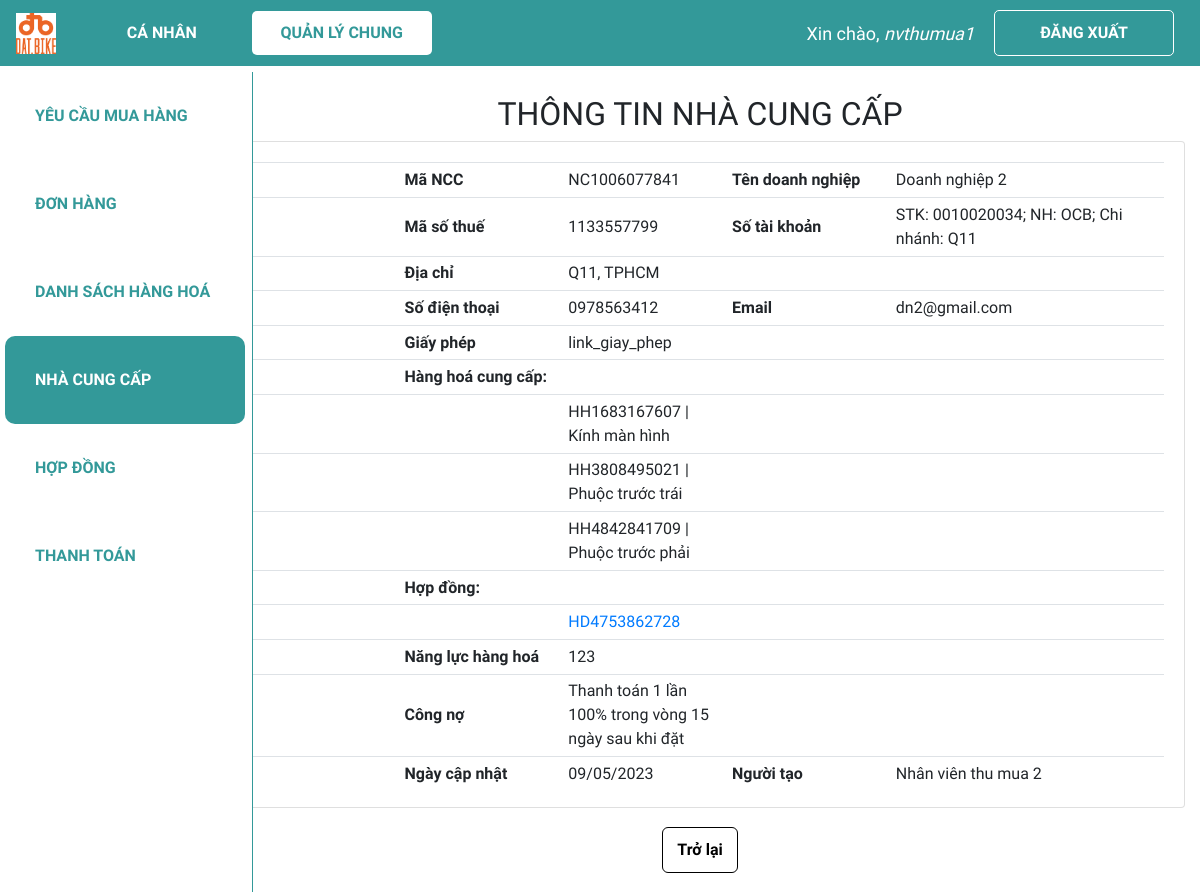
The app's page /xem_ncc/NC1006077841 (signed in) with its own data.
### web_core/models.py (models this page shows, shortened)
class NCC(models.Model):
    ma_NCC = ShortUUIDField(
        verbose_name='Mã nhà cung cấp',
        length=10,
        max_length=12,
        prefix="NC",
        alphabet="0123456789",
        primary_key=True
    )
    ma_nhan_vien_tao = models.ForeignKey(NHANVIEN, on_delete = models.SET_NULL, verbose_name = 'Mã nhân viên tạo', blank = True, null=True)
    ma_so_thue = models.CharField('Mã số thuế', max_length = 20,blank=True, null=True)
    ma_hang_hoa = models.ManyToManyField(HANGHOA, verbose_name = 'Mã hàng hoá', blank = True)
    ten_doanh_nghiep = models.CharField('Tên doanh nghiệp', max_length = 100,blank=True, null=True)
    dia_chi = models.CharField('Địa chỉ', max_length = 300,blank=True, null=True)
    nguoi_lien_he = models.CharField('Người liên hệ', max_length = 100, blank=True, null=True)
    sdt = models.CharField('Số điện thoại', max_length = 20,blank=True, null=True)
    email = models.EmailField('Email', max_length = 100, blank=True, null=True)
    stk = models.CharField('Thông tin chuyển khoản', max_length = 100, blank=True, null=True)
    giay_phep = models.CharField('Giấy phép', max_length = 100, blank=True, null=True)
    nang_luc_hang_hoa = models.CharField('Năng lực hàng hoá', max_length = 100, blank=True, null=True)
    ngay_cap_nhat = models.DateTimeField('Ngày cập nhật', default=datetime.now)
    cong_no = models.CharField('Công nợ', max_length = 500, blank=True, null=True)
    file_bao_gia =  models.CharField('File báo giá', max_length=500, blank=True, null=True)

class HANGHOA(models.Model):
    ma_HH = ShortUUIDField(
        verbose_name='Mã hàng hoá',
        length=10,
        max_length=12,
        prefix="HH",
        alphabet="0123456789",
        primary_key=True
    )
    ten_hang_hoa = models.CharField('Tên hàng hoá', max_length = 100,blank=True, null=True)
    so_luong_ton = models.IntegerField('Số lượng tồn', validators = [MinValueValidator(0)], default = 0)
    def __str__(self):
        line = str(self.ma_HH) + ' | ' + self.ten_hang_hoa
        return line

class HOPDONG(models.Model):
    danh_muc_trang_thai = (
        ('Chờ phê duyệt', 'Chờ phê duyệt'),
        ('Đã duyệt', 'Đã duyệt'),
        ('Đang có hiệu lực', 'Đang có hiệu lực'),
        ('Đã hết hạn', 'Đã hết hạn'),
    )
    ma_HD = ShortUUIDField(
        verbose_name='Mã hợp đồng',
        length=10,
        max_length=12,
        prefix="HD",
        alphabet="0123456789",
        primary_key=True
    )
    ma_hang_hoa = models.ManyToManyField(HANGHOA, verbose_name = 'Mã hàng hoá', blank = True)
    ma_nhan_vien_tao = models.ForeignKey(NHANVIEN, on_delete = models.SET_NULL, verbose_name = 'Mã nhân viên tạo', related_name = 'nv_tao_HD', blank = True, null=True)
    ma_quan_ly_duyet = models.ForeignKey(NHANVIEN, on_delete = models.SET_NULL, verbose_name = 'Mã quản lý duyệt', related_name = 'quan_ly_HD', blank = True, null=True)
    ma_ncc = models.ForeignKey(NCC, on_delete = models.SET_NULL, verbose_name = 'Nhà cung cấp',blank=True, null=True)
    ngay_tao = models.DateTimeField('Ngày tạo', default = datetime.now)
    ngay_cap_nhat = models.DateTimeField('Ngày cập nhật', default = datetime.now)
    ngay_hieu_luc = models.DateField('Ngày hiệu lực', editable=True, blank=True, null=True)
    ngay_het_han = models.DateField('Ngày hết hạn', editable=True, blank=True, null=True)
    file_hop_dong = models.CharField('File hợp đồng', max_length=500,blank=True, null=True)
    phu_luc_hop_dong = models.CharField('Phụ lục hợp đồng', max_length=20000, blank=True, null=True)
    trang_thai = models.CharField('Trạng thái hợp đồng', max_length=100, choices=danh_muc_trang_thai, default='Chờ phê duyệt',blank=True, null=True)

class NHANVIEN(models.Model):
    danh_muc_phong_ban = (
        ('Thu mua', 'Thu mua'),
        ('Kho', 'Kho'),
        ('Kế toán', 'Kế toán'),
        ('R&D', 'R&D'),
        ('Production', 'Production'),
        ('Khác', 'Khác')
    )
    danh_muc_chuc_vu = (
        ('Quản lí', 'Quản lí'),
        ('Nhân viên', 'Nhân viên'),
    )
    user = models.OneToOneField(User, null=True, blank=True, on_delete=models.CASCADE)
    ma_NV = ShortUUIDField(
        verbose_name='Mã nhân viên',
        length=10,
        max_length=12,
        prefix="NV",
        alphabet="0123456789",
        primary_key=True
    )
    ho_ten = models.CharField('Họ tên', max_length = 100,blank=True, null=True)
    phong_ban = models.CharField('Phòng ban', max_length = 50, choices=danh_muc_phong_ban,blank=True, null=True)
    chuc_vu = models.CharField('Chức vụ', max_length = 50, choices=danh_muc_chuc_vu,blank=True, null=True)

### web_core/decorators.py (the view)
        def wrapper_func(request, *args, **kwargs):
            group = None
            if request.user.groups.exists():
                group = request.user.groups.all()
            if len(group) > 2 and any(role.name in allowed_roles for role in group):
                return view_func(request, *args, **kwargs)
            elif group[0].name in allowed_roles:
                return view_func(request, *args, **kwargs)
            else:
                return HttpResponse('Not authorized')

### web_core/templatetags/index.py (called while the page is built)
@register.filter
def first_group_name(user):
    groups = user.groups.all()
    if groups:
        return groups[0].name
    return ''

### web_core/views.py (called while the page is built)
@allowed_users(['thumua', 'quanly'])
@login_required(login_url='login')
def view_ncc(request, ma_NCC):
    if ma_NCC is None:
        return redirect('/dsncc')
    ncc = NCC.objects.get(ma_NCC=ma_NCC)
    hopdong = HOPDONG.objects.filter(ma_ncc=ma_NCC)
    context = {'ncc':ncc, 'hopdong':hopdong}
    return render(request,'web_core/view_ncc.html', context)

### web_core/templates/web_core/view_ncc.html (shortened to what this page needs)
{% extends 'web_core/main.html' %}
{% block content %}
<h2 class="table-title" style>THÔNG TIN NHÀ CUNG CẤP</h2>
<div class="card card-body">
    <table class="table table-sm ncc">
        <tr>
            <th class="small-content"></th>
            <th class="small-content">Mã NCC</th>
            <td class="small-content">{{ncc.ma_NCC}}</td>
            <th class="small-content">Tên doanh nghiệp</th>
            <td class="small-content">{{ncc.ten_doanh_nghiep}}</td>
        </tr>
        <tr>
            <th class="small-content"></th>
            <th class="small-content">Mã số thuế</th>
            <td class="small-content">{{ncc.ma_so_thue}}</td>
            <th class="small-content">Số tài khoản</th>
            <td class="small-content">{{ncc.stk}}</td>
        </tr>
        <tr>
            <th class="small-content"></th>
            <th class="small-content">Địa chỉ</th>
            <td class="small-content">{{ncc.dia_chi}}</td>
            <th class="small-content"></th>
            <td class="small-content"></td>
        </tr>
        <tr>
            <th class="small-content"></th>
            <th class="small-content">Số điện thoại</th>
            <td class="small-content">{{ncc.sdt}}</td>
            <th class="small-content">Email</th>
            <td class="small-content">{{ncc.email}}</td>
        </tr>
        <tr>
            <th class="small-content"></th>
            <th class="small-content">Giấy phép</th>
            <td class="small-content">{{ncc.giay_phep}}</td>
            <th class="small-content"></th>
            <td class="mid-content"></td>
        </tr>
        <tr>
            <th class="small-content"></th>
            <th class="small-content">Hàng hoá cung cấp:</th>
            <td class="small-content"></td>
            <td class="small-content"></td>
            <td class="small-content"></td>
        </tr>
        {% for hh in ncc.ma_hang_hoa.all %}
            <tr>
                <th class="small-content"></th>
                <th class="small-content"></th>
                <td class="small-content">{{hh}}</td>
                <th class="small-content"></th>
                <td class="small-content"></td>
            </tr>
        {% endfor %}
        <tr>
            <th class="small-content"></th>
            <th class="small-content">Hợp đồng:</th>
            <th class="small-content"></th>
            <td class="small-content"></td>
            <td class="small-content"></td>
        </tr>
        {% for hd in hopdong %}
            <tr>
                <th class="small-content"></th>
                <th class="small-content"></th>
                <td class="small-content"><a href="{% url 'quanli_xem_hd' hd.ma_HD%}">{{hd.ma_HD}}</a></td>
                <th class="small-content"></th>
                <td class="small-content"></td>
            </tr>
        {% endfor %}
        <tr>
            <th class="small-content"></th>
            <th class="small-content">Năng lực hàng hoá</th>
            <td class="small-content">{{ncc.nang_luc_hang_hoa}}</td>
            <td class="small-content"></td>
            <td class="small-content"></td>
        </tr>
        <tr>
            <th class="small-content"></th>
            <th class="small-content">Công nợ</th>
            <td class="small-content">{{ncc.cong_no}}</td>
            <th class="small-content"></th>
            <td class="small-content"></td>
        </tr>
        <tr>
            <th class="small-content"></th>
            <th class="small-content">Ngày cập nhật</th>
            <td class="small-content">{{ncc.ngay_cap_nhat|date:"d/m/Y"}}</td>
            <th class="small-content">Người tạo</th>
            <td class="small-content">{{ncc.ma_nhan_vien_tao.ho_ten}}</td>
        </tr>
    </table>
</div>
<div class="form-btn">
    <a class='btn back-btn' href="{% url 'quanli_dsncc' %}">Trở lại</a>
</div>
{% endblock %}

### web_core/templates/web_core/navbar.html (shortened to what this page needs)
{% load static %}
<nav class="navbar navbar-expand-lg my-navbar fixed-top">
    <a href="{% url 'home' %}">
        <img class="navbar-brand" alt="logo-brand" src="{% static 'images/logo.png' %}" height="50"
            style="padding-bottom: 4px" />
    </a>
    <div class="collapse navbar-collapse" id="navbarNav">
        {% with request.resolver_match.url_name as url_name %}
        <div class="navbar-nav">
            {% load index %}
            {% if request.user|first_group_name != 'quanly' and request.user|first_group_name != 'ketoan' %}
                <a class="nav-item nav-link my-nav-item {% if 'canhan' in url_name %}my-nav-active{% endif %} nav-canhan"
                href="{% url 'canhan_dspr' %}">Cá nhân</a>
            {% endif %}
            <a class="nav-item nav-link my-nav-item {% if 'quanli' in url_name %}my-nav-active{% endif %} nav-quanly"
                href="{% url 'quanli_dspr' %}">Quản lý chung</a>
        </div>
        {% endwith %}
    </div>
    {% with request.resolver_match.url_name as url_name %}
    {% if request.user.is_authenticated %}
    <span class="hello-msg">Xin chào, <span> {{request.user}} </span></span>
    <a class="nav-item nav-link my-nav-item my-btn" href="{% url 'logout' %}">Đăng xuất</a>
    {% else %}
    <a class="nav-item nav-link my-nav-item my-btn {% if url_name == 'login' %}my-nav-active{% endif %}"
        href="{% url 'login' %}">Đăng nhập</a>
    {% endif %}
    {% endwith %}
</nav>

### web_core/static/css/main.css (style rules this page uses)
* { font-family: 'Baloo 2', cursive; }
html, body { margin: 0; padding: 0; height: 100%; overflow-x: hidden; }

### web_core/templates/web_core/navbar.html (style rules this page uses)
.my-navbar.fixed-top { position: fixed; color: #fff; background-color: #399; z-index: 10; }
.my-nav-item { color: #fff; font-weight: bold; padding: 9.6px 16px !important; text-transform: uppercase; border-radius: 5px; width: 180px; text-align: center; }
.my-nav-active, .my-nav-active:hover { color: #399; background-color: #fff; }
.my-btn { border: 1px solid #fff; margin-right: 10px; }
.hello-msg { font-size: 18px; color: #fff; margin-right: 20px; }
.hello-msg>span { font-style: italic; }

### web_core/templates/web_core/view_ncc.html (style rules this page uses)
.card-body { padding-bottom: 0px; }
.table-title { text-align: center; }
.table th, .table td { vertical-align: middle; text-align: left; }
.small-content { width: 150px; }
.mid-content { width: 250px; }
.btn.back-btn { font-weight: bold; background-color: white; border-color: black; border-radius: 6px; border-width: 1px; color: black; padding: 10px 14px; margin: auto; right: 0; }
.form-btn { padding-top: 2%; padding-bottom: 2%; display: flex; justify-content: center; }

### records on screen
NCC: ma_NCC "NC1006077841", ten_doanh_nghiep "Doanh nghiệp 2", ma_so_thue "1133557799", stk "STK: 0010020034; NH: OCB; Chi nhánh: Q11", dia_chi "Q11, TPHCM", sdt "0978563412", email "dn2@gmail.com", giay_phep "link_giay_phep", nang_luc_hang_hoa "123", cong_no "Thanh toán 1 lần 100% trong vòng 15 ngày sau khi đặt", ngay_cap_nhat "09/05/2023", ma_nhan_vien_tao.ho_ten "Nhân viên thu mua 2"
HANGHOA: ma_HH+ten_hang_hoa "HH1683167607 | Kính màn hình"
HANGHOA: ma_HH+ten_hang_hoa "HH3808495021 | Phuộc trước trái"
HANGHOA: ma_HH+ten_hang_hoa "HH4842841709 | Phuộc trước phải"
HOPDONG: ma_HD "HD4753862728"

### other values on screen
{{ request.user }} "nvthumua1"
